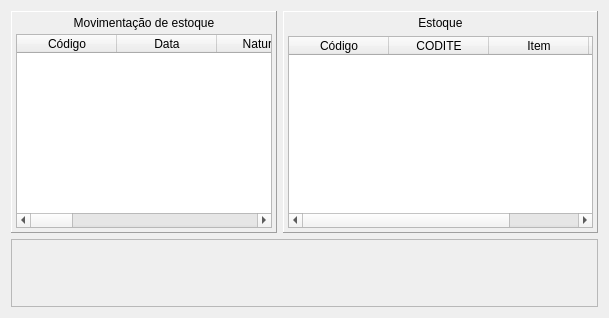
      <widget class="QWidget" name="subEst">
       <property name="windowTitle">
        <string>Estoque</string>
       </property>
       <layout class="QGridLayout" name="gridLayout">
        <item row="0" column="0">
         <widget class="QFrame" name="fraMovEst">
          <property name="frameShape">
           <enum>QFrame::Panel</enum>
          </property>
          <property name="frameShadow">
           <enum>QFrame::Raised</enum>
          </property>
          <layout class="QVBoxLayout" name="verticalLayout_3">
           <property name="spacing">
            <number>4</number>
           </property>
           <property name="leftMargin">
            <number>4</number>
           </property>
           <property name="topMargin">
            <number>4</number>
           </property>
           <property name="rightMargin">
            <number>4</number>
           </property>
           <property name="bottomMargin">
            <number>4</number>
           </property>
           <item>
            <widget class="QLabel" name="lblMovEst">
             <property name="text">
              <string>Movimentação de estoque</string>
             </property>
             <property name="alignment">
              <set>Qt::AlignCenter</set>
             </property>
            </widget>
           </item>
           <item>
            <widget class="QTableWidget" name="gridMovEst">
             <attribute name="horizontalHeaderMinimumSectionSize">
              <number>50</number>
             </attribute>
             <column>
              <property name="text">
               <string>Código</string>
              </property>
             </column>
             <column>
              <property name="text">
               <string>Data</string>
              </property>
             </column>
             <column>
              <property name="text">
               <string>Natureza</string>
              </property>
             </column>
             <column>
              <property name="text">
               <string>CODITE</string>
              </property>
             </column>
             <column>
              <property name="text">
               <string>Item</string>
              </property>
             </column>
             <column>
              <property name="text">
               <string>Quantidade</string>
              </property>
             </column>
             <column>
              <property name="text">
               <string>CODCLI</string>
              </property>
             </column>
             <column>
              <property name="text">
               <string>Cliente</string>
              </property>
             </column>
             <column>
              <property name="text">
               <string>CODFOR</string>
              </property>
             </column>
             <column>
              <property name="text">
               <string>Fornecedor</string>
              </property>
             </column>
             <column>
              <property name="text">
               <string>Complemento</string>
              </property>
             </column>
            </widget>
           </item>
          </layout>
         </widget>
        </item>
        <item row="0" column="1">
         <widget class="QFrame" name="fraEst">
          <property name="minimumSize">
           <size>
            <width>315</width>
            <height>0</height>
           </size>
          </property>
          <property name="maximumSize">
           <size>
            <width>315</width>
            <height>16777215</height>
           </size>
          </property>
          <property name="frameShape">
           <enum>QFrame::Panel</enum>
          </property>
          <property name="frameShadow">
           <enum>QFrame::Raised</enum>
          </property>
          <layout class="QVBoxLayout" name="verticalLayout_6">
           <property name="leftMargin">
            <number>4</number>
           </property>
           <property name="topMargin">
            <number>4</number>
           </property>
           <property name="rightMargin">
            <number>4</number>
           </property>
           <property name="bottomMargin">
            <number>4</number>
           </property>
           <item>
            <widget class="QLabel" name="lblEst">
             <property name="text">
              <string>Estoque</string>
             </property>
             <property name="alignment">
              <set>Qt::AlignCenter</set>
             </property>
            </widget>
           </item>
           <item>
            <widget class="QTableWidget" name="gridEst">
             <column>
              <property name="text">
               <string>Código</string>
              </property>
             </column>
             <column>
              <property name="text">
               <string>CODITE</string>
              </property>
             </column>
             <column>
              <property name="text">
               <string>Item</string>
              </property>
             </column>
             <column>
              <property name="text">
               <string>Quantidade</string>
              </property>
             </column>
            </widget>
           </item>
          </layout>
         </widget>
        </item>
        <item row="1" column="0" colspan="2">
         <widget class="QFrame" name="fraBotoesEst">
          <property name="frameShape">
           <enum>QFrame::StyledPanel</enum>
          </property>
          <property name="frameShadow">
           <enum>QFrame::Raised</enum>
          </property>
          <layout class="QHBoxLayout" name="horizontalLayout_2">
           <item>
            <widget class="QPushButton" name="btnInserirEst">
             <property name="minimumSize">
              <size>
               <width>48</width>
               <height>48</height>
              </size>
             </property>
             <property name="maximumSize">
              <size>
               <width>48</width>
               <height>48</height>
              </size>
             </property>
             <property name="styleSheet">
              <string notr="true">background-color: transparent; 
border: none;</string>
             </property>
             <property name="text">
              <string/>
             </property>
             <property name="icon">
              <iconset resource="../icons/2_.qrc">
               <normaloff>:/icons/2x/insert.png</normaloff>:/icons/2x/insert.png</iconset>
             </property>
             <property name="iconSize">
              <size>
               <width>48</width>
               <height>48</height>
              </size>
             </property>
            </widget>
           </item>
           <item>
            <widget class="QPushButton" name="btnEditarEst">
             <property name="minimumSize">
              <size>
               <width>48</width>
               <height>48</height>
              </size>
             </property>
             <property name="styleSheet">
              <string notr="true">background-color: transparent; 
border: none;</string>
             </property>
             <property name="text">
              <string/>
             </property>
             <property name="icon">
              <iconset resource="../icons/2_.qrc">
               <normaloff>:/icons/2x/edit.png</normaloff>:/icons/2x/edit.png</iconset>
             </property>
             <property name="iconSize">
              <size>
               <width>36</width>
               <height>36</height>
              </size>
             </property>
            </widget>
           </item>
           <item>
            <widget class="QPushButton" name="btnExcluirEst">
             <property name="minimumSize">
              <size>
               <width>48</width>
               <height>48</height>
              </size>
             </property>
             <property name="styleSheet">
              <string notr="true">background-color: transparent; 
border: none;</string>
             </property>
             <property name="text">
              <string/>
             </property>
             <property name="icon">
              <iconset resource="../icons/2_.qrc">
               <normaloff>:/icons/2x/delete.png</normaloff>:/icons/2x/delete.png</iconset>
             </property>
             <property name="iconSize">
              <size>
               <width>36</width>
               <height>36</height>
              </size>
             </property>
            </widget>
           </item>
           <item>
            <spacer name="horizontalSpacer_3">
             <property name="orientation">
              <enum>Qt::Horizontal</enum>
             </property>
             <property name="sizeHint" stdset="0">
              <size>
               <width>40</width>
               <height>20</height>
              </size>
             </property>
            </spacer>
           </item>
           <item>
            <widget class="QPushButton" name="btnFecharEst">
             <property name="minimumSize">
              <size>
               <width>48</width>
               <height>48</height>
              </size>
             </property>
             <property name="maximumSize">
              <size>
               <width>48</width>
               <height>48</height>
              </size>
             </property>
             <property name="styleSheet">
              <string notr="true">background-color: transparent; 
border: none;</string>
             </property>
             <property name="text">
              <string/>
             </property>
             <property name="icon">
              <iconset resource="../icons/2_.qrc">
               <normaloff>:/icons/2x/close.png</normaloff>:/icons/2x/close.png</iconset>
             </property>
             <property name="iconSize">
              <size>
               <width>40</width>
               <height>40</height>
              </size>
             </property>
            </widget>
           </item>
          </layout>
         </widget>
        </item>
       </layout>
      </widget>
